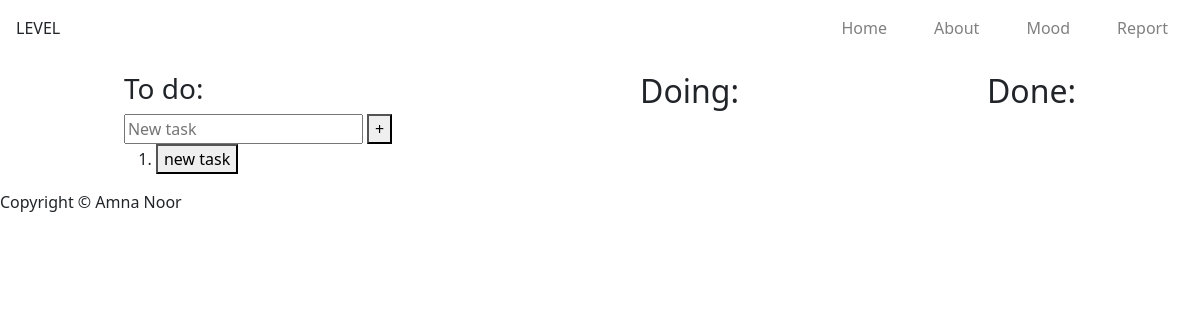
Page / (signed in) on the earlier database version.
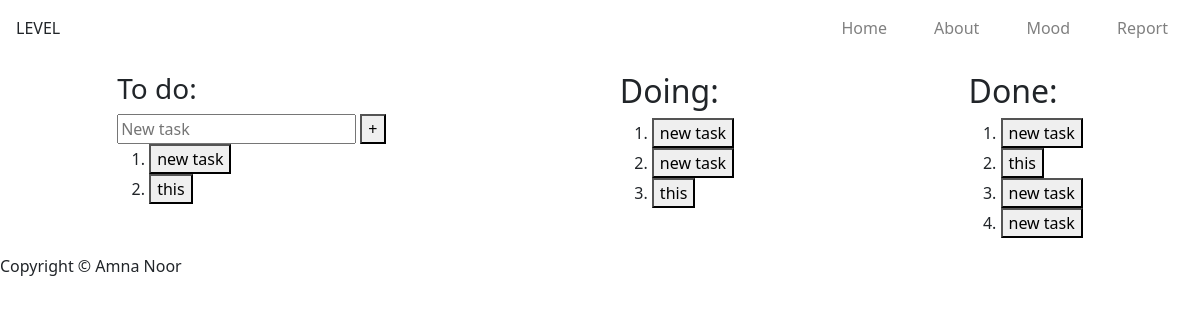
Same page on the later database version.
### tables this page shows
CREATE TABLE tasks
                    (task_id INTEGER PRIMARY KEY AUTOINCREMENT, status TEXT NOT NULL,
                    timestamp DATETIME DEFAULT CURRENT_TIMESTAMP,
                    task TEXT NOT NULL, user_id INTEGER REFERENCES users(id));

### app.py (the view, shortened to what this page needs)
@app.route("/", methods=["GET", "POST"])
@login_required
def index():
    if request.method == "GET":
        conn = get_db()
        cursor = conn.cursor()
        cursor.execute("SELECT task FROM tasks WHERE status = 'to do' AND user_id = ?", (session["user_id"], ))
        tasks = cursor.fetchall()
        cursor.execute("SELECT task FROM tasks WHERE status = 'doing' AND user_id = ?", (session["user_id"], ))
        doing = cursor.fetchall()
        cursor.execute("SELECT task FROM tasks WHERE status = 'done' AND user_id = ?", (session["user_id"], ))
        done = cursor.fetchall()
        conn.close()
        return render_template("index.html", tasks=tasks, doing=doing, done=done )

### app.py (called while the page is built)
def login_required(f):
    @wraps(f)
    def wrapper(*args, **kwargs):
        if session.get("user_id") is None:
            return redirect("/login")
        return f(*args, **kwargs)
    return wrapper

def get_db():
    return sqlite3.connect('database.db')

### templates/index.html (shortened to what this page needs)
{% extends "layout.html" %}
{% block main %}
<div id="tasks">
    <div>
      <h3> To do: </h3>
      <form action="/" method="post">
        <input autocomplete="off" type="text" name="task" placeholder="New task">
        <button type="submit">+</button>
      </form>
      <form action="/" method="post">
        <ol id="to_do">
          {% for task in tasks %}
            <li>
              <button name="btn_to_do" value="{{ task[0] }}">
                {{ task[0] }}
              </button>
            </li>
          {% endfor %}
        </ol>
    </div>
    <div>
      <h2>Doing:</h2>
      <form action="/" method="post">
        <ol id="doing">
          {% for task in doing %}
            <li>
              <button name="btn_doing" value="{{ task[0] }}">
                {{ task[0] }}
              </button>
            </li>
          {% endfor %}
        </ol>
      </form>
    </div>
    <div>
      <h2>Done:</h2>
      <form action="/" method="post">
        <ol id="done">
          {% for task in done %}
            <li>
              <button name="btn_done" value="{{ task[0] }}">
                {{ task[0] }}
              </button>
            </li>
          {% endfor %}
        </ol>
      </form>
    </div>
</div>
{% endblock %}

### templates/layout.html (shortened to what this page needs)
<!DOCTYPE html>
<html lang="en">
<head>
  <link href="https://cdn.jsdelivr.net/npm/bootstrap@5.3.8/dist/css/bootstrap.min.css" rel="stylesheet">
  <link rel="stylesheet" href="{{ url_for('static', filename='style.css') }}">
</head>
<body>
  <header>
    <div>
      LEVEL
    </div>
    <nav>
      <ul>
        <li><a href="/">Home</a></li>
        <li><a href="/about">About</a></li>
        <li><a href="/mood">Mood</a></li>
        <li><a href="/report">Report</a></li>
      </ul>
    </nav>
  </header>
  <main>
    {% block main %}{% endblock %}
  </main>
  <footer> Copyright © Amna Noor </footer>
</body>
</html>

### static/style.css (style rules this page uses)
#tasks { display: flex; justify-content: space-around; }
header { display: flex; justify-content: space-between; padding: 16px; }
nav ul { list-style-type: none; display: flex; gap: 15px; }
nav a { text-decoration: none; color: grey; padding: 16px; }

Differences in the rows shown:
added tasks: task "this", shown under "To do:"
added tasks: task "new task", shown under "Doing:"
added tasks: task "new task", shown under "Doing:"
added tasks: task "this", shown under "Doing:"
added tasks: task "new task", shown under "Done:"
added tasks: task "this", shown under "Done:"
added tasks: task "new task", shown under "Done:"
added tasks: task "new task", shown under "Done:"
